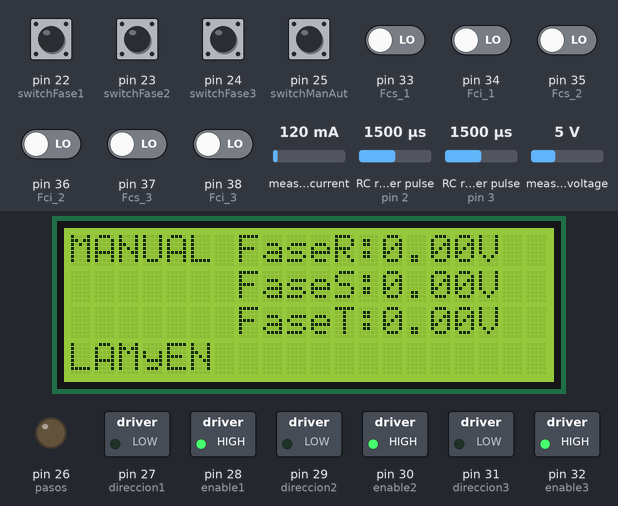
Bench run of a sketch on a simulated Arduino Mega 2560, built with avr-gcc and run on an emulated ATmega2560. Parts: 20×4 character LCD, switched loads named in the sketch (green lamp = pin HIGH), output pins drawn as LEDs (lit = HIGH). Wiring (inferred from the names in the program): 2 × RC receiver channel: data pin 2 / data pin 3. Dashed ring = blinking. The test bench sets the inputs (shaded band); at power-on: pin 22 (switchFase1), pin 23 (switchFase2), pin 24 (switchFase3), pin 25 (switchManAut) HIGH, pin 33 (Fcs_1), pin 34 (Fci_1), pin 35 (Fcs_2), pin 36 (Fci_2), pin 37 (Fcs_3), pin 38 (Fci_3) LOW, measured current 120 mA, RC receiver pulse (sensors on pin 2, pin 3) 1500 µs, measured voltage 5 V. What the sketch prints to the serial monitor is not drawn.

Above: at 1.3 s.
1.4 s: pin 25 (switchManAut) pulled LOW for 1 s
At 2.36 s:
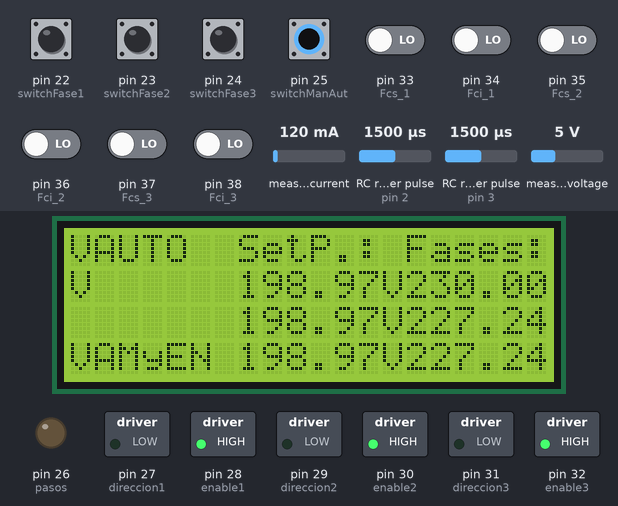
3.9 s: pin 25 (switchManAut) pulled LOW for 1 s
At 5.3 s:
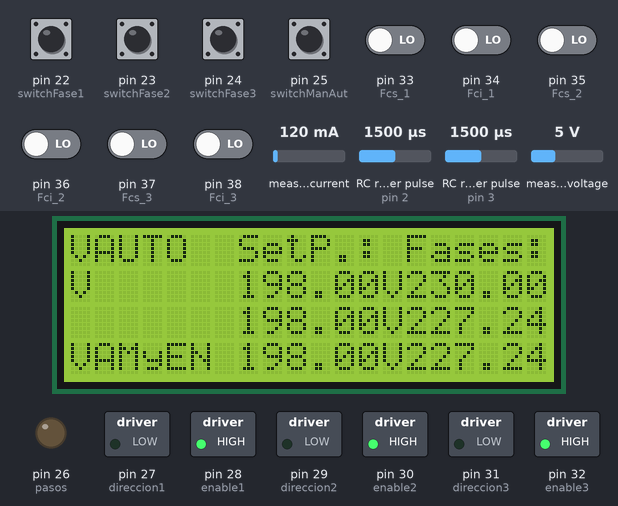
18.9 s: pin 33 (Fcs_1) driven HIGH
At 21.3 s:
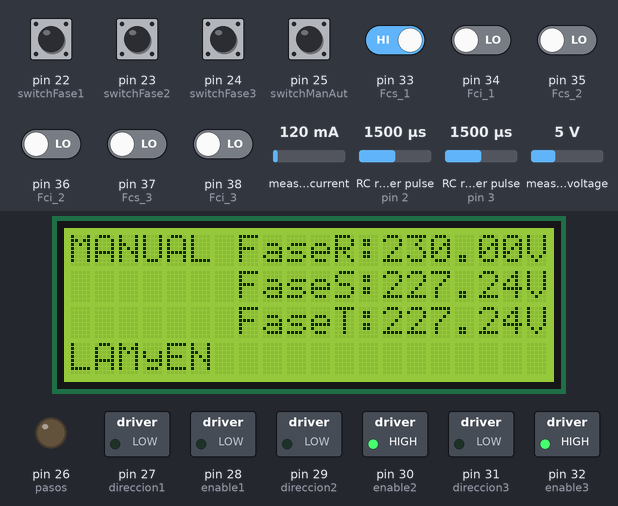
32.9 s: pin 34 (Fci_1) driven HIGH
At 36.2 s:
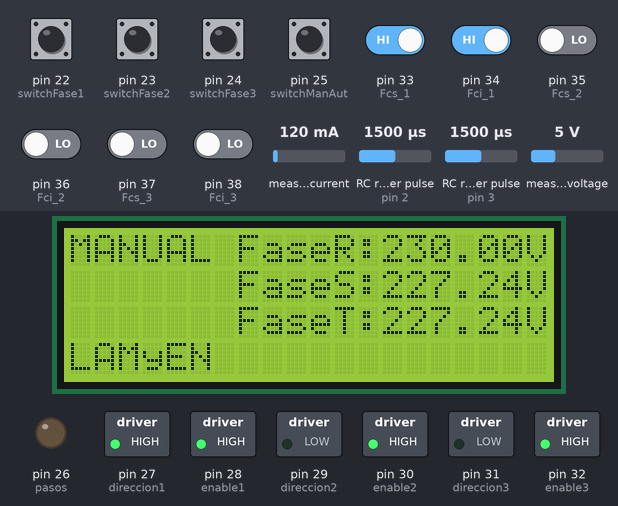
38.5 s: pin 35 (Fcs_2) driven HIGH
52.5 s: pin 33 (Fcs_1) driven LOW
At 52.9 s:
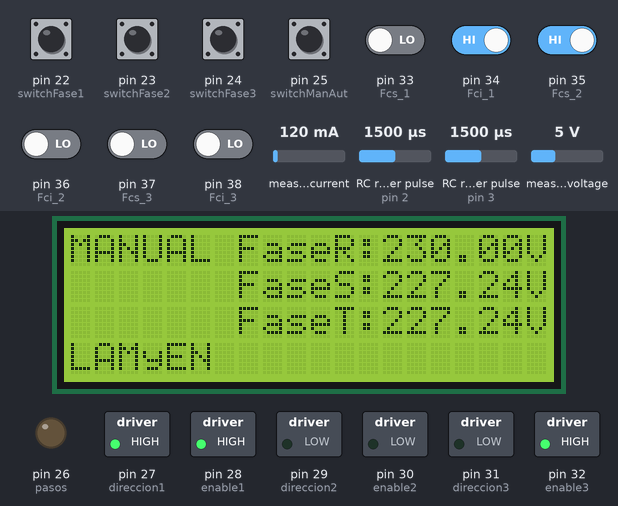
Timing chart, 0 to 64.6 s (numbered marks = the images above; inputs shaded):
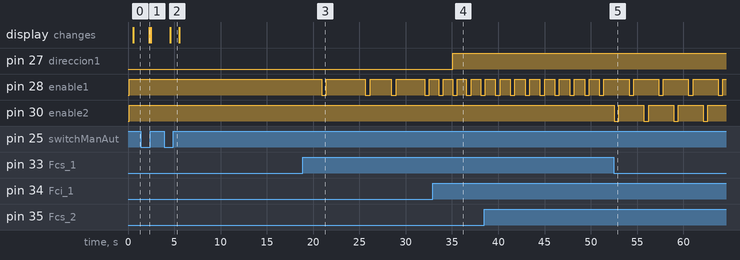

The sketch:

Autotrafo_V1.7.1.ino
```cpp
#include <LiquidCrystal_I2C.h>
LiquidCrystal_I2C lcd(0x3F, 20, 4); //Direccion de LCD
#include <Wire.h>

#include "EmonLib.h"             // Include Emon Library
EnergyMonitor emon1;             // Create an instance 1
EnergyMonitor emon2;             // Create an instance 2
EnergyMonitor emon3;             // Create an instance 3


//----variables para sensor de tension-----

int i = 0;

float tenvals1 = 0.0;
float tenvals2 = 0.0;
float tenvals3 = 0.0;

float Vrms1 = 0.0;
float Vrms2 = 0.0;
float Vrms3 = 0.0;

//----------------------------------------

float setPointFase1 = 200;
float setPointFase2 = 200;
float setPointFase3 = 200;
float Fase1, Fase2, Fase3;

int lectura1, lectura2, lectura3;

int switchFase1 = 22;
int switchFase2 = 23;
int switchFase3 = 24;

int switchManAut = 25;

int pasos = 26;

int direccion1 = 27;
int enable1 = 28;

int direccion2 = 29;
int enable2 = 30;

int direccion3 = 31;
int enable3 = 32;

//--------------Finales de Carrera------

int Fcs_1 = 33;
int Fci_1 = 34;

int Fcs_2 = 35;
int Fci_2 = 36;

int Fcs_3 = 37;
int Fci_3 = 38;

//----Configuraciones del encoder----

const int channelPinA = 2;
const int channelPinB = 3;

const int timeThreshold = 20;
long timeCounter = 0;

const int maxSteps = 255;
volatile int ISRCounter = 0;
volatile int ISRCounterM = 0;

int counter = 0 ;
int counter1 = 819; // Porque no 0? por el cambio de giro?
int counter2 = 819;
int counter3 = 819;

int ISRCounterMPrev;
int ISRCounterPrev;

volatile bool IsCW = true ; //volatile int IsCW = 1;

//-------------------------------------
void leerEncoder();
void setPoint();
void leerTension();
void ajuste();
void cotrolManual();
void mostrarPantalla_A();
void mostrarPantalla_M();

//--------------------------------------------------//
//---------Tiempos no bloqueantes-------------------//
//------------------------------T_0
unsigned long previousMillis = 0;
const long interval = 1000 ;
//------------------------------T_1
unsigned long previousMillis1 = 0;
const long interval1 = 1000 ;

//------------------------------T_2.1-------> Tiempo para el ajuste atuomático
unsigned long previousMillis2_1 = 0;
const long interval2_1 = 1000 ;
//------------------------------T_2.2
unsigned long previousMillis2_2 = 0;
const long interval2_2 = 1000 ;
//------------------------------T_2.3
unsigned long previousMillis2_3 = 0;
const long interval2_3 = 1000 ;

//------------------------------T_3
unsigned long previousMillis3 = 0;
const long interval3 = 1000 ;
//------------------------------T_4
unsigned long previousMillis4 = 0;
const long interval4 = 1000 ;
//------------------------------T_5
unsigned long previousMillis5 = 0;
const long interval5 = 1000 ;
//------------------------------T_6
unsigned long previousMillis6 = 0;
const long interval6 = 500 ;


void setup() {
  //-------------Configuracion LCD-------------

  lcd.init();
  lcd.begin(20, 4);
  lcd.clear();
  lcd.backlight();// Indicamos medidas de LCD
  Wire.begin(); //configura el bus I2C estableciendo arduino como MASTER

  //----------------------------------------

  //----Configuracion de sensor de voltaje----

  emon1.voltage(2, 352 , 1.7);  // Voltage: input pin, calibration, phase_shift
  emon2.voltage(3, 352 , 1.7);  // Voltage: input pin, calibration, phase_shift
  emon3.voltage(4, 352 , 1.7);  // Voltage: input pin, calibration, phase_shift

  //------------------------------------------

  //----Configuracion Entradas/Salidas------

  pinMode(switchFase1, INPUT_PULLUP);
  pinMode(switchFase2, INPUT_PULLUP);
  pinMode(switchFase3, INPUT_PULLUP);

  pinMode(switchManAut, INPUT_PULLUP);

  pinMode(pasos, OUTPUT);

  pinMode(enable1, OUTPUT);
  pinMode(direccion1, OUTPUT);

  pinMode(enable2, OUTPUT);
  pinMode(direccion2, OUTPUT);

  pinMode(enable3, OUTPUT);
  pinMode(direccion3, OUTPUT);

  //----------------

  pinMode (Fcs_1, INPUT);
  pinMode (Fci_1, INPUT);

  pinMode (Fcs_2, INPUT);
  pinMode (Fci_2, INPUT);;

  pinMode (Fcs_3, INPUT);
  pinMode (Fci_3, INPUT);

  //----------------

  digitalWrite(enable1, HIGH); // LOW = ACTIVA
  digitalWrite(enable2, HIGH);
  digitalWrite(enable3, HIGH);


  //-----------------------------------

  //----Configuraciones del encoder----

  pinMode(channelPinA, INPUT_PULLUP);
  pinMode(channelPinB, INPUT_PULLUP);

  Serial.begin(9600);
  attachInterrupt(digitalPinToInterrupt(channelPinA), doEncodeA, CHANGE);
  attachInterrupt(digitalPinToInterrupt(channelPinB), doEncodeB, CHANGE);

  //----------------------------------

}

void loop() {

  if (counter != ISRCounter)
  {
    counter = ISRCounter;    // Ver si funciona el encoder
    Serial.println(counter2);
  }

  if (!digitalRead(switchManAut)) {

    unsigned long currentMillis = millis();

    // Gestionamos los Tiempos
    if ((unsigned long)(currentMillis - previousMillis) >= interval)    //----T_0
    {
      setPoint();
      previousMillis = millis();
    }
    if ((unsigned long)(currentMillis - previousMillis1) >= interval1)  //----T_1
    {
      leerTension();
      previousMillis1 = millis();
    }
    //---------------------------

    if ((unsigned long)(currentMillis - previousMillis2_1) >= interval2_1)  //----T_2.1
    {
      ajusteMotor1();
      previousMillis2_1 = millis();
    }

    digitalWrite(enable1, HIGH);

    if ((unsigned long)(currentMillis - previousMillis2_2) >= interval2_2)  //----T_2.2
    {
      ajusteMotor2();
      previousMillis2_2 = millis();
    }

    digitalWrite(enable2, HIGH);

    if ((unsigned long)(currentMillis - previousMillis2_3) >= interval2_3)  //----T_2.3
    {
      ajusteMotor3();
      previousMillis2_3 = millis();
    }

    digitalWrite(enable3, HIGH);

    //----------------------------

    if ((unsigned long)(currentMillis - previousMillis3) >= interval3)  //----T_3
    {
      mostrarPantalla_A();
      previousMillis3 = millis();
    }
  }

  else {

    unsigned long currentMillis = millis();

    // Gestionamos los Tiempos
    if ((unsigned long)(currentMillis - previousMillis4) >= interval4)  //----T_4
    {
      controlManual();
      previousMillis4 = millis();
    }
    if ((unsigned long)(currentMillis - previousMillis5) >= interval5)  //----T_5
    {
      leerTension();
      previousMillis5 = millis();
    }
    if ((unsigned long)(currentMillis - previousMillis6) >= interval6)  //----T_6
    {
      mostrarPantalla_M();
      previousMillis6 = millis();
    }
  }
}


void setPoint() {

  //----Codigo para leer el encoder------------------------------

  if (ISRCounter > ISRCounterPrev) {

    if (digitalRead(switchFase1) && counter1 < 1024) {
      counter1 = counter1 + 4;
      setPointFase1 = counter1 * 250.0 / 1024.0;
    }

    if (digitalRead(switchFase2) && counter2 < 1024) {
      counter2 = counter2 + 4;
      setPointFase2 = counter2 * 250.0 / 1024.0;
    }

    if (digitalRead(switchFase3) && counter3 < 1024) {
      counter3 = counter3 + 4;
      setPointFase3 = counter3 * 250.0 / 1024.0;
    }
    ISRCounterPrev = ISRCounter;
  }

  if (ISRCounter < ISRCounterPrev) {

    if (digitalRead(switchFase1) && counter1 > 0) {
      counter1 = counter1 - 4;
      setPointFase1 = counter1 * 250.0 / 1024.0;
    }

    if (digitalRead(switchFase2) && counter2 > 0) {
      counter2 = counter2 - 4;
      setPointFase2 = counter2 * 250.0 / 1024.0;
    }

    if (digitalRead(switchFase3) && counter3 > 0) {
      counter3 = counter3 - 4;
      setPointFase3 = counter3 * 250.0 / 1024.0;
    }

    ISRCounterPrev = ISRCounter;
  }


  //------------------------------------------------------------

}

void leerTension() {

  emon1.calcVI(20, 1000);        // Calculate all. No.of half wavelengths (crossings), time-out
  emon2.calcVI(20, 1000);        // Calculate all. No.of half wavelengths (crossings), time-out
  emon3.calcVI(20, 1000);        // Calculate all. No.of half wavelengths (crossings), time-out

  Vrms1 = (emon1.Vrms);
  Vrms2 = (emon2.Vrms);
  Vrms3 = (emon3.Vrms);


  Fase1 = Vrms1;
  Fase2 = Vrms2 * 0.988;
  Fase3 = Vrms3 * 0.988;

}

void ajusteMotor1() {

  //------ajuste fase 1------------

  float LimSup1 , LimInf1; // Corresponde a Fase 1
  LimSup1 = setPointFase1 * 1.01 ; // Limite Superior de seteo
  LimInf1 = setPointFase1 * 0.99 ; // Limite Inferior de seteo

  if ( Fase1 < LimInf1 || Fase1 > LimSup1 ) {
    if ( Fase1 < LimInf1 && Fase1 < 250 && digitalRead(Fcs_1)) {
      digitalWrite(enable1, LOW); // Se cambio el estado según configuración del tb6560
      digitalWrite(direccion1, LOW);

    }
    if ( Fase1 > LimSup1 && Fase1 > 0.0 && digitalRead(Fci_1)) {
      digitalWrite(enable1, LOW);
      digitalWrite(direccion1, HIGH);
    }

  }
}
//-------------------------------

void ajusteMotor2() {

  //------ajuste fase 2------------

  float LimSup2 , LimInf2; // Corresponde a Fase 1
  LimSup2 = setPointFase2 * 1.01 ; // Limite Superior de seteo
  LimInf2 = setPointFase2 * 0.99 ; // Limite Inferior de seteo

  if ( Fase2 < LimInf2 || Fase2 > LimSup2  ) {
    if ( Fase2 < LimInf2 && Fase2 < 250 && digitalRead(Fcs_2) ) {
      digitalWrite(enable2, LOW);
      digitalWrite(direccion2, LOW);
    }
    if ( Fase2 > LimSup2 && Fase2 > 0.0 && digitalRead(Fci_2) ) {
      digitalWrite(enable2, LOW);
      digitalWrite(direccion2, HIGH);
    }

  }
}
//-------------------------------

void ajusteMotor3() {

  //------ajuste fase 3------------

  float LimSup3 , LimInf3; // Corresponde a Fase 1
  LimSup3 = setPointFase3 * 1.01 ; // Limite Superior de seteo
  LimInf3 = setPointFase3 * 0.99 ; // Limite Inferior de seteo

  if ( Fase3 < LimInf3 || Fase3 > LimSup3  ) {
    if ( Fase3 < LimInf3 && Fase3 < 250 && digitalRead(Fcs_3) ) {
      digitalWrite(enable3, LOW);
      digitalWrite(direccion3, LOW);

    }
    if ( Fase3 > LimSup3 && Fase3 > 0.0 && digitalRead(Fci_3) ) {
      digitalWrite(enable3, LOW);
      digitalWrite(direccion3, HIGH);
    }

  }

  //------------------------------------

}

void controlManual() {

  //----Codigo para leer el encoder------------------------------

  //-------------------------------------------------------------

  if (ISRCounterM != ISRCounterMPrev) {

    if (IsCW == true) {

      //-------control fase 1 sentido horario--------

      if (digitalRead(switchFase1) && digitalRead(Fcs_1)) {

        digitalWrite(enable1, LOW);  // LOW = ACTIVA
        digitalWrite(direccion1, LOW);// LOW = sube? o baja? estromboliko....
        delay(500);
      }

      //---------------------------------------------

      //-------control fase 2 sentido horario--------

      if (digitalRead(switchFase2) && digitalRead(Fcs_2)) {

        digitalWrite(enable2, LOW);
        digitalWrite(direccion2, LOW);
        delay(500);

      }

      //---------------------------------------------

      //-------control fase 3 sentido horario--------

      if (digitalRead(switchFase3) && digitalRead(Fcs_3)) {

        digitalWrite(enable3, LOW);
        digitalWrite(direccion3, LOW);
        delay(500);
      }

      //---------------------------------------------
    }

    else {

      //-----control fase 1 sentido antihorario------

      if (digitalRead(switchFase1) && digitalRead(Fci_1)) {

        digitalWrite(enable1, LOW);
        digitalWrite(direccion1, HIGH);
        delay(500);
      }

      //---------------------------------------------

      //-----control fase 2 sentido antihorario------

      if (digitalRead(switchFase2) && digitalRead(Fci_2)) {

        digitalWrite(enable2, LOW);
        digitalWrite(direccion2, HIGH);
        delay(500);
      }

      //---------------------------------------------

      //-----control fase 3 sentido antihorario------

      if (digitalRead(switchFase3) && digitalRead(Fci_3)) {

        digitalWrite(enable3, LOW);
        digitalWrite(direccion3, HIGH);
        delay(500);
      }

    }

    digitalWrite(enable1, HIGH);
    digitalWrite(enable2, HIGH);
    digitalWrite(enable3, HIGH);

  }
  ISRCounterMPrev = ISRCounterM;
}

void mostrarPantalla_A() {

  lcd.clear();
  lcd.setCursor(0, 0);
  lcd.print(" AUTO ");
  //  lcd.setCursor(0, 1);
  //  lcd.print("MATICO");
  lcd.setCursor(0, 3);
  lcd.print("LAMyEN");

  lcd.setCursor(7, 0);
  lcd.print("SetP.:");
  lcd.setCursor(7, 1);
  lcd.print(setPointFase1);
  lcd.print("V");
  lcd.setCursor(7, 2);
  lcd.print(setPointFase2);
  lcd.print("V");
  lcd.setCursor(7, 3);
  lcd.print(setPointFase3);
  lcd.print("V");

  lcd.setCursor(14, 0);
  lcd.print("Fases:");
  lcd.setCursor(14, 1);
  lcd.print(Fase1);
  lcd.print("V");
  lcd.setCursor(14, 2);
  lcd.print(Fase2);
  lcd.print("V");
  lcd.setCursor(14, 3);
  lcd.print(Fase3);
  lcd.print("V");


}

void mostrarPantalla_M() {

  lcd.clear();
  lcd.setCursor(0, 0);
  lcd.print("MANUAL");
  lcd.setCursor(0, 3);
  lcd.print("LAMyEN");

  lcd.setCursor(7, 0);
  lcd.print("FaseR:");
  lcd.print(Fase1);
  lcd.print("V");
  lcd.setCursor(7, 1);
  lcd.print("FaseS:");
  lcd.print(Fase2);
  lcd.print("V");
  lcd.setCursor(7, 2);
  lcd.print("FaseT:");
  lcd.print(Fase3);
  lcd.print("V");

}


void doEncodeA()
{
  if (millis() > timeCounter + timeThreshold)
  {
    if (digitalRead(channelPinA) == digitalRead(channelPinB))
    {
      IsCW = true;
      ISRCounter++;
      ISRCounterM++;
    }
    else
    {
      IsCW = false;
      ISRCounter--;
      ISRCounterM--;
    }
    timeCounter = millis();
  }
}

void doEncodeB()
{
  if (millis() > timeCounter + timeThreshold)
  {
    if (digitalRead(channelPinA) != digitalRead(channelPinB))
    {
      IsCW = true;
      ISRCounter++;
      ISRCounterM++;
    }
    else
    {
      IsCW = false;
      ISRCounter--;
      ISRCounterM--;
    }
    timeCounter = millis();
  }
}
```

Measured:
- after the input at 1.4 s, the display: changes after 0.88 s (image 1)
- after the input at 3.9 s, the display: changes after 0.68 s (image 2)
- after the input at 18.9 s, pin 28 (enable1): HIGH → LOW after 2.0 s, → HIGH 0.50 s later, → LOW 4.2 s later, → HIGH 0.50 s later, … (8 changes in this stretch)
- after the input at 32.9 s, pin 27 (direccion1): LOW → HIGH after 2.2 s
- after the input at 52.5 s, pin 27 (direccion1): stops changing and stays HIGH; pin 30 (enable2): alternates HIGH for 2.7 s and LOW for 0.50 s, starting at once
